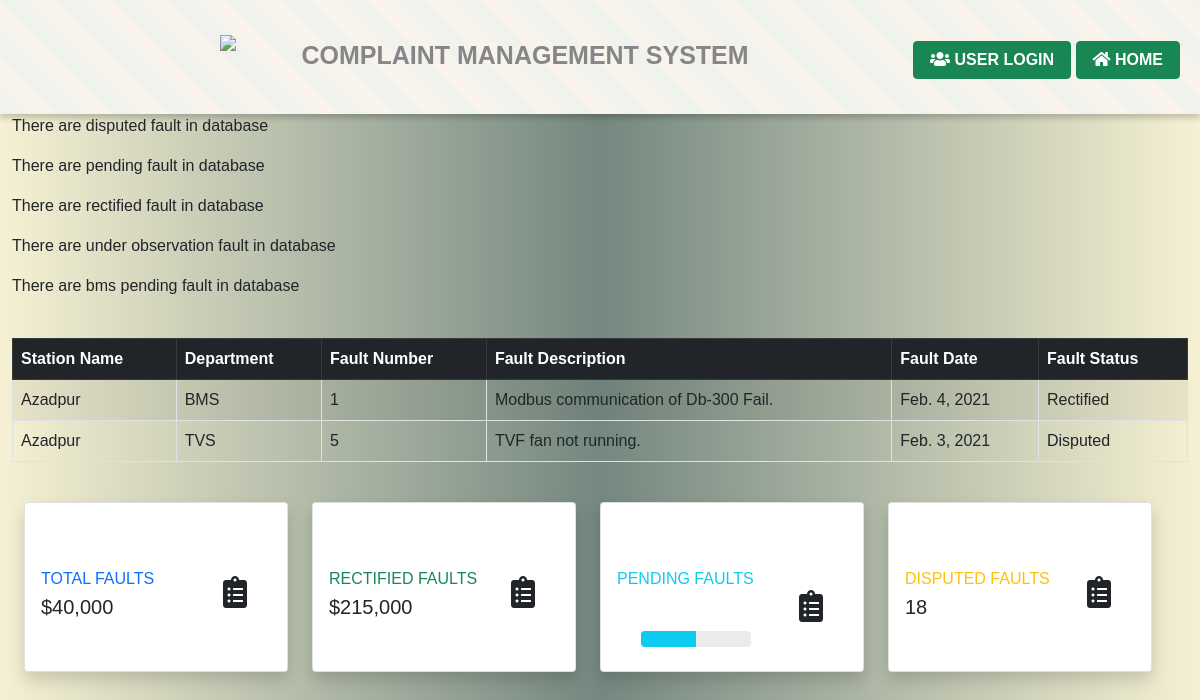
Screenshot of /azadpur with the database file from the repository.
### complaints/models.py (models this page shows)
class FaultDetail(models.Model):
    station = models.ForeignKey(Station, on_delete=models.CASCADE)
    department = models.ForeignKey(Department, on_delete=models.CASCADE)
    fault_no = models.IntegerField()
    fault_description = models.TextField(default='')
    fault_date = models.DateField()
    status = models.ForeignKey(
        Status, on_delete=models.CASCADE)
    date_of_rectification = models.DateField(blank=True, null=True)
    remarks = models.CharField(default='', max_length=255, blank=True)
    date_of_report = models.DateTimeField(default=timezone.now)

class Station(models.Model):
    name = models.CharField(max_length=50, primary_key=True)
    def __str__(self):
        return self.name

class Department(models.Model):
    dep_name = models.CharField(max_length=20, primary_key=True)
    def __str__(self):
        return self.dep_name

class Status(models.Model):
    class Meta:
        verbose_name_plural = "Status"
    cur_status = models.CharField(max_length=20, primary_key=True)
    def __str__(self):
        return self.cur_status

### complaints/views.py (the view)
# urls.py: path('azadpur', cmsview.azadpur, name='azp'),
def azadpur(request):
    azpfaults = FaultDetail.objects.filter(station_id="Azadpur")
    azppendcount = FaultDetail.objects.filter(
        station_id="Azadpur", status_id="Pending").count()
    azprectcount = FaultDetail.objects.filter(
        station_id="Azadpur", status_id="Rectify").count()
    azpdisputecount = FaultDetail.objects.filter(
        station_id="Azadpur", status_id="Disputed").count()
    azpundrobscount = FaultDetail.objects.filter(
        station_id="Azadpur", status_id="Under Observation").count()
    return render(request, 'cms/details.html', {'azpfaults': azpfaults, 'azppendcount': azppendcount,
                                                'azprectcount': azprectcount, 'azpdisputecount': azpdisputecount,
                                                'azpundrobscount': azpundrobscount})

### complaints/templates/cms/details.html (shortened to what this page needs)
{% extends 'base.html' %}
{% block content %}
<p>There are {{ disputedcount  }} disputed fault in database</p>
<p>There are {{ pendcount  }} pending fault in database</p>
<p>There are {{ rectifycount  }} rectified fault in database</p>
<p>There are {{ observecount  }} under observation fault in database</p>
<p>There are {{ bmspendcount }} bms pending fault in database</p>
<table class="table table-bordered table-hover table-striped">
    <thead class="table-dark">
        <tr>
            <th>Station Name</th>
            <th>Department</th>
            <th> Fault Number</th>
            <th>Fault Description</th>
            <th>Fault Date</th>
            <th>Fault Status</th>
        </tr>
    </thead>
    <tbody>
        {% for azp in azpfaults %}
        <tr>
            <td>{{azp.station}}</td>
            <td>{{azp.department}}</td>
            <td>{{azp.fault_no}}</td>
            <td>{{azp.fault_description}}</td>
            <td>{{azp.fault_date}}</td>
            <td>{{azp.status}}</td>
        </tr>
        {% endfor %}
    </tbody>
</table>
 {% load static %}
                <div class="container-fluid">
                    <div class="row">
                        <div class="col-xl-3 col-md-6 mb-4">
                            <div class="card border-left-primary shadow h-100 py-2">
                                <div class="card-body">
                                    <div class="row no-gutters align-items-center">
                                        <div class="col mr-2">
                                            <div class="text-xs font-weight-bold text-primary text-uppercase mb-1">
                                                Total Faults</div>
                                            <div class="h5 mb-0 font-weight-bold text-gray-800">$40,000</div>
                                        </div>
                                        <div class="col-auto">
                                            <i class="fas fa-clipboard-list fa-2x text-gray-300"></i>
                                        </div>
                                    </div>
                                </div>
                            </div>
                        </div>
                        <div class="col-xl-3 col-md-6 mb-4">
                            <div class="card border-left-success shadow h-100 py-2">
                                <div class="card-body">
                                    <div class="row no-gutters align-items-center">
                                        <div class="col mr-2">
                                            <div class="text-xs font-weight-bold text-success text-uppercase mb-1">
                                                Rectified Faults</div>
                                            <div class="h5 mb-0 font-weight-bold text-gray-800">$215,000</div>
                                        </div>
                                        <div class="col-auto">
                                            <i class="fas fa-clipboard-list fa-2x text-gray-300"></i>
                                        </div>
                                    </div>
                                </div>
                            </div>
                        </div>
                        <div class="col-xl-3 col-md-6 mb-4">
                            <div class="card border-left-info shadow h-100 py-2">
                                <div class="card-body">
                                    <div class="row no-gutters align-items-center">
                                        <div class="col mr-2">
                                            <div class="text-xs font-weight-bold text-info text-uppercase mb-1">Pending Faults
                                            </div>
                                            <div class="row no-gutters align-items-center">
                                                <div class="col">
                                                    <div class="progress progress-sm mr-2">
                                                        <div class="progress-bar bg-info" role="progressbar"
                                                            style="width: 50%" aria-valuenow="50" aria-valuemin="0"
                                                            aria-valuemax="100"></div>
                                                    </div>
                                                </div>
                                            </div>
                                        </div>
                                        <div class="col-auto">
                                            <i class="fas fa-clipboard-list fa-2x text-gray-300"></i>
                                        </div>
                                    </div>
                                </div>
                            </div>
                        </div>
                        <div class="col-xl-3 col-md-6 mb-4">
                            <div class="card border-left-warning shadow h-100 py-2">
                                <div class="card-body">
                                    <div class="row no-gutters align-items-center">
                                        <div class="col mr-2">
                                            <div class="text-xs font-weight-bold text-warning text-uppercase mb-1">
                                                Disputed Faults</div>
                                            <div class="h5 mb-0 font-weight-bold text-gray-800">18</div>
                                        </div>
                                        <div class="col-auto">
                                            <i class="fas fa-clipboard-list fa-2x text-gray-300"></i>
                                        </div>
                                    </div>
                                </div>
                            </div>
                        </div>
                    </div>
{% endblock %}

### templates/base.html (style rules this page uses)
body { margin: 0; font-family: 'Montserrat', sans-serif; background: linear-gradient(to right, #f6f1d3, #748880, #f6f1d3); }
.row { width: 100%; display: flex; margin-top:40px; }

### rows the page displays
FaultDetail: station "Azadpur", department "BMS", fault_no "1", fault_description "Modbus communication of Db-300 Fail.", fault_date "Feb. 4, 2021", status "Rectified"
FaultDetail: station "Azadpur", department "TVS", fault_no "5", fault_description "TVF fan not running.", fault_date "Feb. 3, 2021", status "Disputed"
